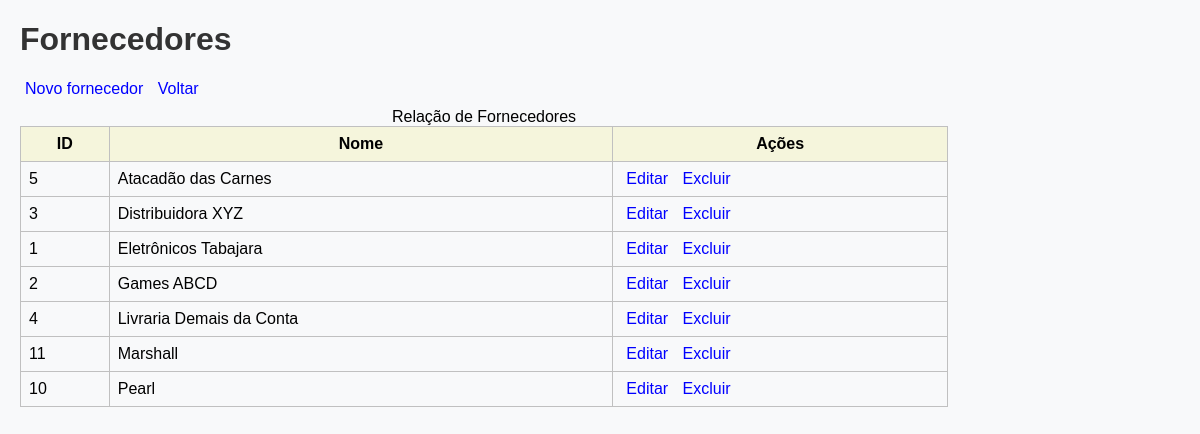
The app's page /fornecedores/listar.php with its own data.
### tables this page shows
CREATE TABLE `fornecedores` (
  `id` int(11) NOT NULL,
  `nome` varchar(100) NOT NULL
);

### src/fornecedor_crud.php (called while the page is built, shortened)
<?php
function buscarFornecedores($conexao){
    $sql = "SELECT * FROM fornecedores ORDER BY nome";
    $consulta = $conexao->query($sql);
    return $consulta->fetchAll();
}
?>

### fornecedores/listar.php (the view, shortened to what this page needs)
<?php
require_once "../src/fornecedor_crud.php";
$fornecedores = buscarFornecedores($conexao);
?>
<!DOCTYPE html>
<html lang="pt-br">
<head>
    <link rel="stylesheet" href="../css/estilos.css">
</head>
<body>
    <h1>Fornecedores</h1>
    <a href="../fornecedores/inserir.php">Novo fornecedor</a>
    <a href="../index.php">Voltar</a>
    <table>
        <caption>Relação de Fornecedores</caption>
        <tr>
            <th>ID</th>
            <th>Nome</th>
            <th>Ações</th>
        </tr>
        <?php foreach($fornecedores as $fornecedor) {  ?>
            <tr>
                <td> <?=$fornecedor['id']?> </td>
                <td> <?=$fornecedor['nome']?> </td>
                <td>
                    <a href="editar.php?id=<?=$fornecedor['id']?>">Editar</a>
                    <a class="excluir" href="excluir.php?id=<?=$fornecedor['id']?>">Excluir</a>
                </td>
            </tr>
        <?php }  ?>
    </table>
</body>
</html>

### css/estilos.css (style rules this page uses)
body { font-family: Arial, Helvetica, sans-serif; margin: 20px; background-color: #f8f9fa; }
h1, h2 { color: #333; }
a { text-decoration: none; margin: 5px; color: blue; }
table { width: 80%; margin-top: 10px; border-collapse: collapse; }
th, td { border: 1px solid silver; padding: 8px; }
th { background-color: beige; }

### records on screen
fornecedores: id "5", nome "Atacadão das Carnes"
fornecedores: id "3", nome "Distribuidora XYZ"
fornecedores: id "1", nome "Eletrônicos Tabajara"
fornecedores: id "2", nome "Games ABCD"
fornecedores: id "4", nome "Livraria Demais da Conta"
fornecedores: id "11", nome "Marshall"
fornecedores: id "10", nome "Pearl"
